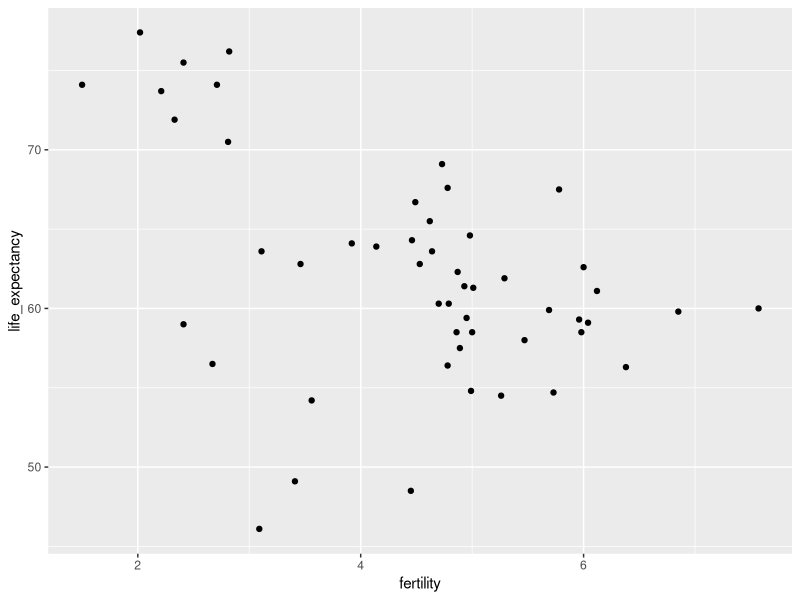
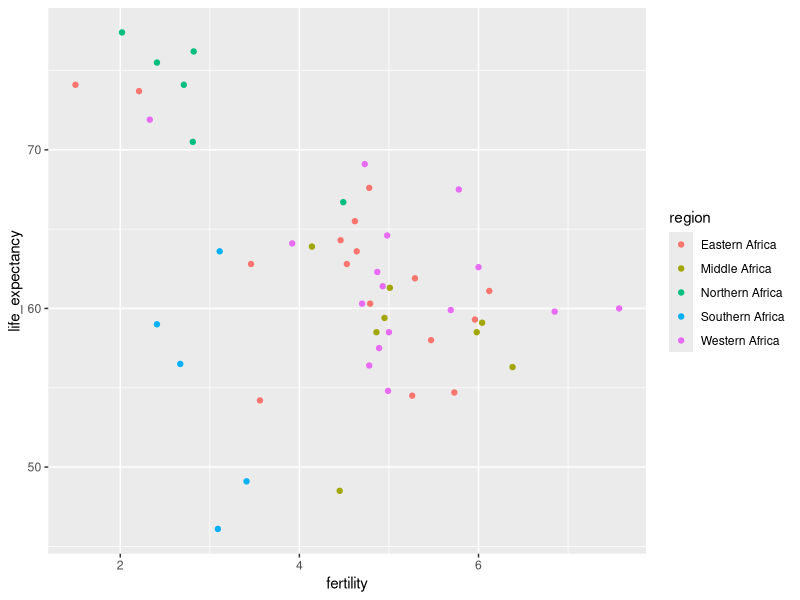
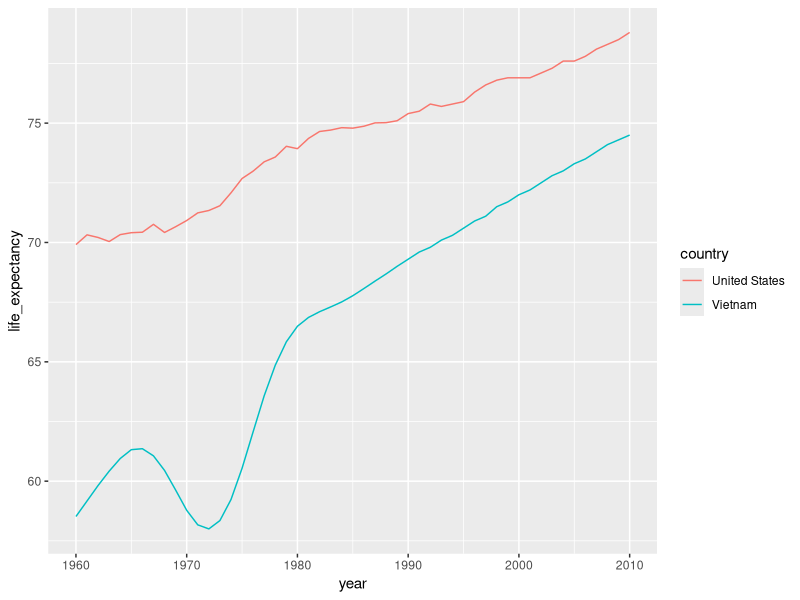
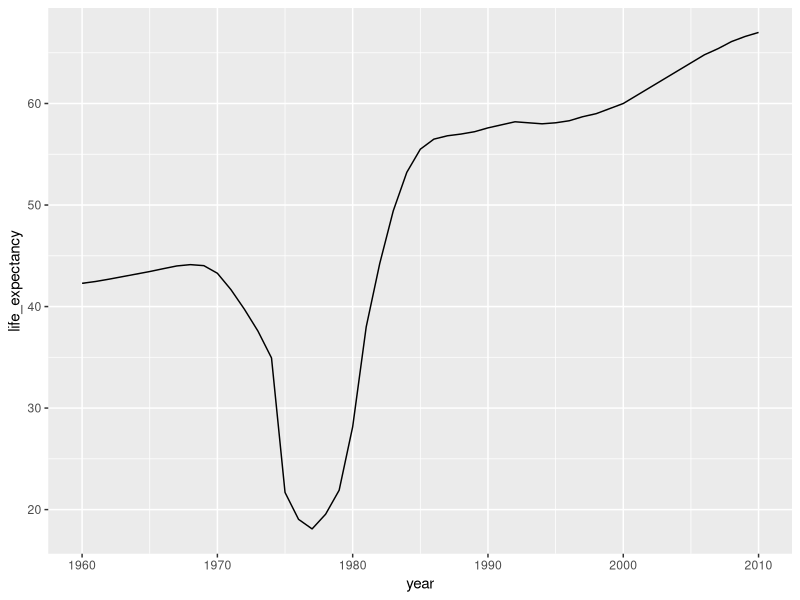
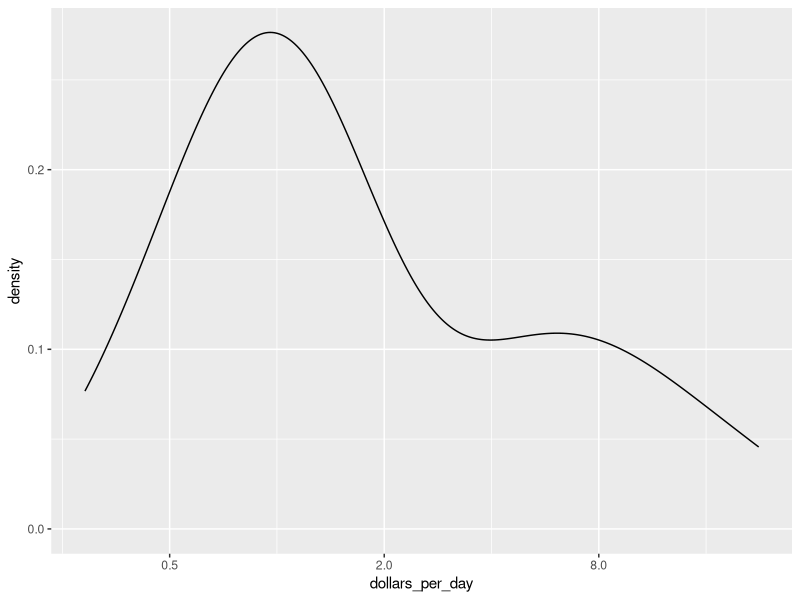
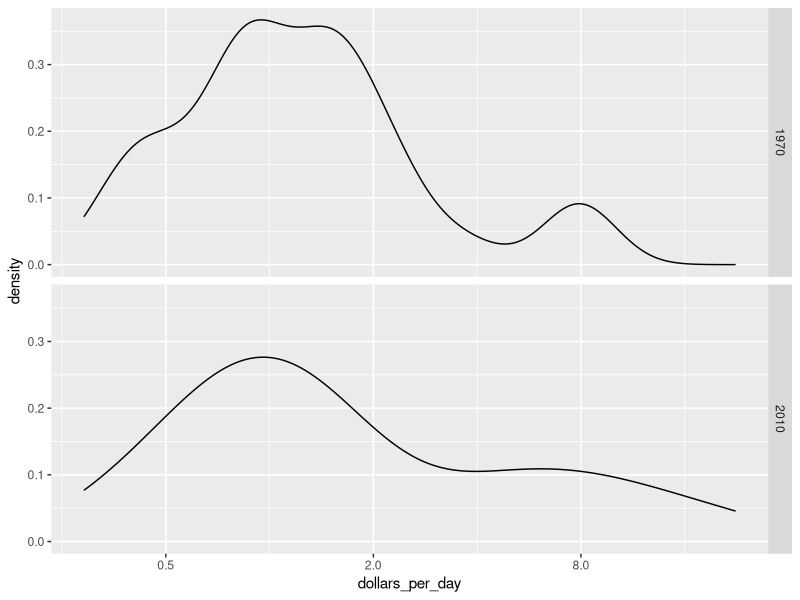
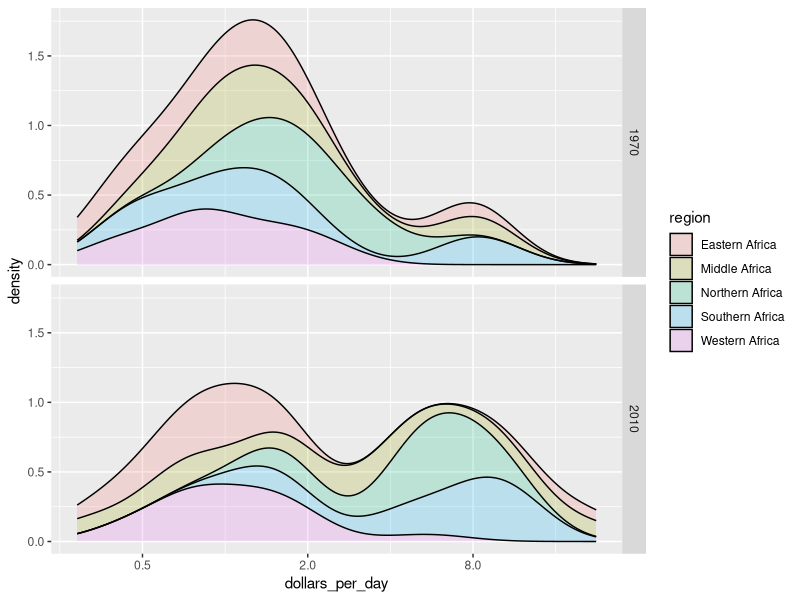
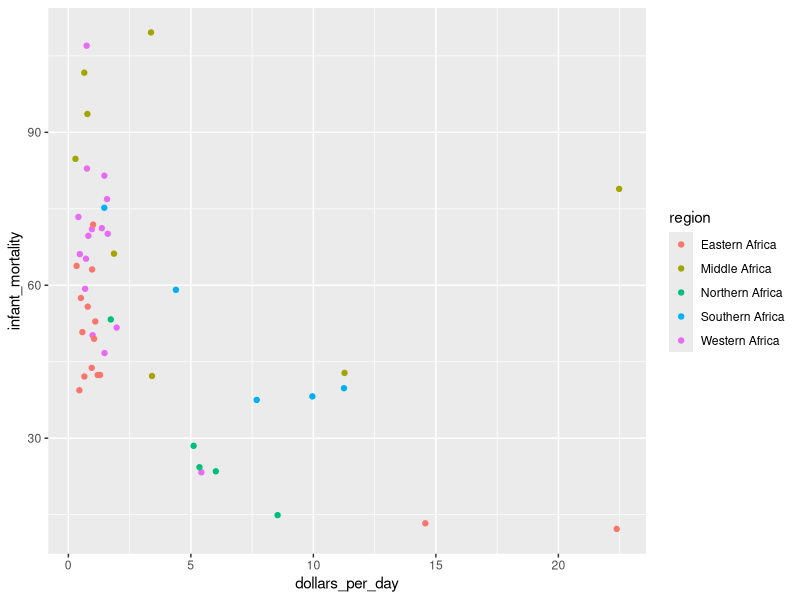

The R source for these figures, in order:
library(dplyr)
library(ggplot2)
library(dslabs)
data(gapminder)
head(gapminder)
##  a scatter plot of life expectancy versus fertility for the African continent in 2012.
gapminder %>% filter(year == 2012 & continent == "Africa" ) %>%
  ggplot(aes(fertility, life_expectancy )) +
  geom_point()

#color to distinguish the different regions of Africa
gapminder %>% filter(year == 2012 & continent == "Africa") %>%
  ggplot(aes(fertility, life_expectancy, color =region)) +
  geom_point()

#a table showing the country and region for the African countries that in 2012 had fertility rates of 3 or less and life expectancies of at least 70.
df <- gapminder %>% filter(continent == "Africa" & year == 2012 & fertility <= 3 & life_expectancy >= 70 ) %>% 
  select(country, region)
df

#create a table with data for the years from 1960 to 2010 in Vietnam and the United States.
countries <- c("Vietnam", "United States")
years <- c(1960:2010)
tab <- gapminder %>% filter(year %in% years &  country %in% countries)
tab

#to plot life expectancy vs year for Vietnam and the United States and save the plot as p
p <- tab %>% ggplot(aes(year, life_expectancy, color = country))+
  geom_line()
p

#a single line of code to create a time series plot from 1960 to 2010 of life expectancy vs year for Cambodia.
gapminder %>% filter(year %in% c(1960:2010) & country == "Cambodia") %>%
  ggplot(aes(year, life_expectancy))+ geom_line()

#to calculate and plot dollars per day for African countries in 2010 using GDP data.
daydollars <- gapminder %>% filter(year == 2010 & continent == "Africa" & !is.na(gdp)) %>%
  mutate(dollars_per_day = gdp/population/365)

daydollars
#a smooth density plot of dollars per day from daydollars
daydollars %>% ggplot(aes(dollars_per_day))+
  scale_x_continuous(trans = "log2")+
  geom_density()
##the dollars_per_day variable but for African countries in the years 1970 and 2010 this time.
years_africa<- c(1970, 2010)
daydollar_1 <- gapminder %>% filter(year %in% years_africa & continent == "Africa" & !is.na(gdp)) %>%
  mutate(dollars_per_day = gdp/population/365)

daydollar_1

daydollar_1 %>% ggplot(aes(dollars_per_day))+
  scale_x_continuous(trans = "log2")+
  geom_density()+ facet_grid(year ~ .)

### edit the code to show a stacked density plot of each region in Africa.
daydollar_1 %>% ggplot(aes(dollars_per_day,  fill = region))+
  scale_x_continuous(trans = "log2")+
  geom_density(alpha = 0.2, bw = 0.5, position = "stack")+ facet_grid(year ~ .)


###To continue looking at patterns in the gapminder dataset by plotting infant mortality rates versus dollars per day for African countries.
gapminder_Africa_2010 <- gapminder %>% 
  filter(year == 2010 & continent =="Africa" & !is.na(gdp)) %>% 
  mutate(dollars_per_day = gdp/population/365)
gapminder_Africa_2010

#scatter plot of infant_mortality versus dollars_per_day for countries in the African continent.

gapminder_Africa_2010 %>% ggplot(aes(dollars_per_day, infant_mortality, color = region))+
  geom_point()

##Transform the x axis to be in the log (base 2) scale.
gapminder_Africa_2010 %>% ggplot(aes(dollars_per_day, infant_mortality, color = region))+
  scale_x_continuous(trans = "log2")+
  geom_point()

## the plot with country names instead of points so we can identify which countries are which.

gapminder_Africa_2010 %>% 
  ggplot(aes(dollars_per_day, infant_mortality, color = region, label = country)) +
  geom_text(vjust = 0, nudge_y = 0.5) + 
  scale_x_continuous(trans = "log2")
##Infant mortality scatter plot - part 4 - comparison of scatter plots
gapminder %>% 
  mutate(dollars_per_day = gdp/population/365) %>%
  filter(continent == "Africa" & year %in% c(1970, 2010) & !is.na(dollars_per_day) & !is.na(infant_mortality)) %>%
  ggplot(aes(dollars_per_day, infant_mortality, color = region, label = country)) +
  geom_text() + 
  scale_x_continuous(trans = "log2") +
  facet_grid(year~.)
